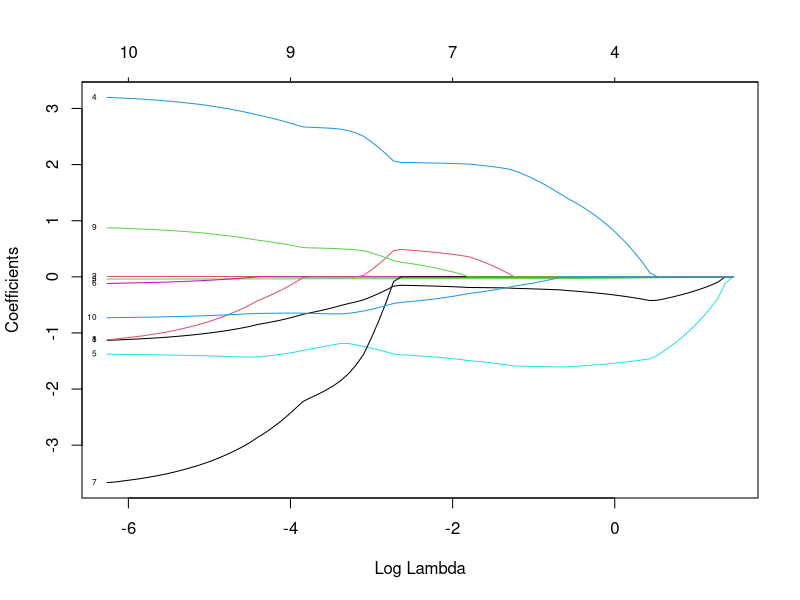
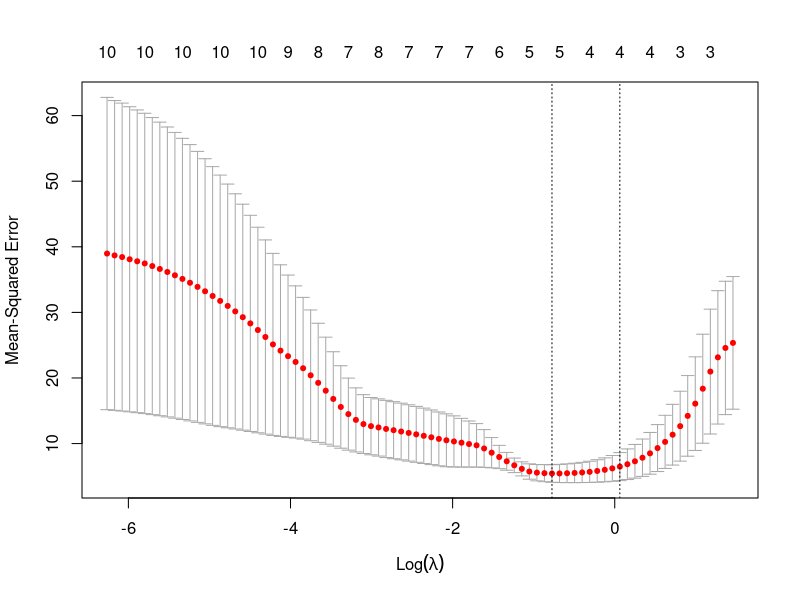
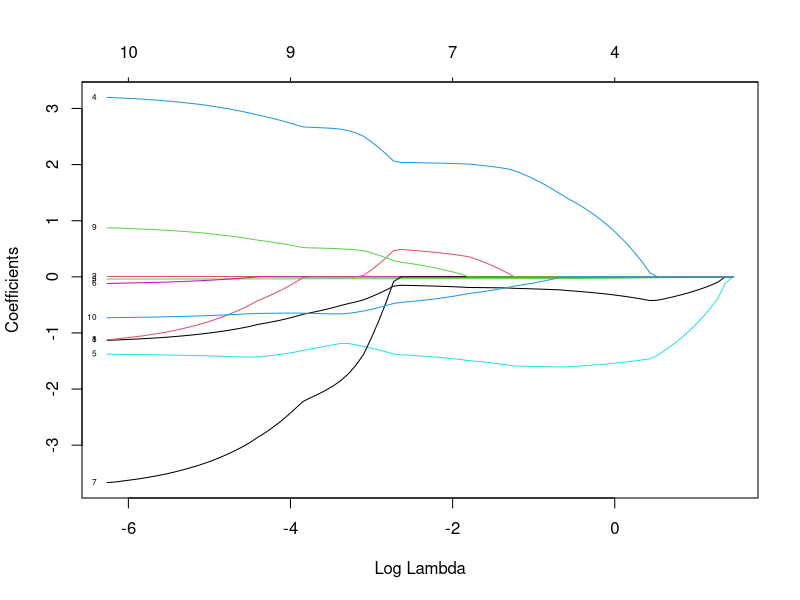

Recreate these plots in R, in order.
###################################################################
### When does the order of the factors in AN(C)OVA model matter? ## 
###################################################################

### the order of factors does not matter in ANOVA with balanced design
y=rnorm(8) # some fictive response variable
f1=factor(c(1,1,1,1,2,2,2,2)) # factor f1 
f2=factor(c(1,2,3,4,1,2,3,4)) # factor f2
mod1=lm(y~f1+f2)
mod2=lm(y~f2+f1) # change the order of factors in the model formula
anova(mod1) # balanced design for anova
anova(mod2) # order of factors doesn't matter

### the order of factors in ANOVA matters when design is unbalanced
f1=factor(c(1,1,1,1,2,2,2,2)) # factor f1 
f2a=factor(c(1,2,3,1,2,3,1,2)) # new factor f2, leading to unbalanced design  
mod3=lm(y~f1+f2a) # the same MeanSq for f1 as in anova(lm(y~f1)) 
mod4=lm(y~f2a+f1) # unbalanced additive anova
anova(mod3) # the p-value for f2 (second factor in the formula) is correct
anova(mod4) # the p-value for f1 *second factor in the formula) is correct
## we see that the order of factors in unbalance anova matters
# for mod3: the first line f1 is test omega1(f1) within Omega(f1+f2) 
# the second line f2a is the test omega2(f2\f1) within Omega(f1+f2)
# the second line f2a is the right test for f2, with f1 taken into account 
# for unbalanced designs omega2(f2\f1) is not the same as omega2(f2)
# the best way to perform the test for f2 is 
modf1=lm(y~f1); anova(modf1,mod3) # or anova(modf1,mod4) 

### the order of factors in ANCOVA matters 
x3=rnorm(8,0.2,0.8)
mod1a=lm(y~f1+f2+x3) # x3 is last when testing for the relevance of x3
mod2a=lm(y~x3+f1+f2) # f2 is last when testing for the relevance of f2
# the p-values for f1, f2 and x3 are different for mod1a and mod2a
anova(mod1a) # although the design is balanced
anova(mod2a) # the order of factors matters in ancova

# the same relevant p-values can be derived by testing submodels within 
# the full model. The relevant p-value for x3  
mod1b=lm(y~f1+f2) # submodel (without x3) of the model mod1a=lm(y~f1+f2+x3)
anova(mod1b,mod1a) # relevant p-value for x3, anova(mod1b,mod2a) gives the same
# the relevant p-value for f2  
mod2b=lm(y~f1+x3) # create submodel without f2 inside mod2a=lm(y~x3+f1+f2)
anova(mod2b,mod2a) # relevant p-value for f2, anova(mod2b,mod1a) gives the same
# to get all these relevant p-values at once, just run 
drop1(mod1a,test="F") # this works for all the models anova,ancova

## Conclusions:
## order of factors does not matter in anova with balanced design
## order of factors in anova matters when design is unbalanced
## order of factors in ancova matters 


#######################################################################
##### Lasso for the data set mtcars (show this one at the lecture) #####
########################################################################

mtcars # dataset mtcars: mpg is the response
x=as.matrix(mtcars[,-1])
y=mtcars[,1]

train=sample(1:nrow(x),0.67*nrow(x)) # train by using 2/3 of the x rows 
x.train=x[train,]; y.train=y[train]  # data to train
x.test=x[-train,]; y.test = y[-train] # data to test the prediction quality

# Prediction by using the linear model
# first fit linear model on the train data
lm.model=lm(mpg~cyl+disp+hp+drat+wt+qsec+vs+am+gear+carb,data=mtcars,subset=train)
y.predict.lm=predict(lm.model,newdata=mtcars[-train,]) # predict for the test rows
mse.lm=mean((y.test-y.predict.lm)^2); mse.lm # prediction quality by the linear model

# Now apply lasso for selecting the variables and prediction 
library(glmnet) 
lasso.model=glmnet(x.train,y.train,alpha=1) # alpha=1 for lasso
#more options: standardize=TRUE, intercept=FALSE,nlambda=1000
lasso.cv=cv.glmnet(x.train,y.train,alpha=1,type.measure="mse",nfolds=5)
# option nfolds=5 means 5-fold cross validation. By default, the method 
# performs 10-fold cross validation to choose the best lambda.
# plots
plot(lasso.model,label=T,xvar="lambda") #standardize=T,type.coef="2norm",xvar="norm") "coef"
#plot(lasso.cv$glmnet.fit,xvar="lambda",label=T) # the same plot
plot(lasso.cv) 
plot(lasso.cv$glmnet.fit,xvar="lambda",label=T)
# With label="T" in plot commando you see which curve corresponds 
# to which coefficients. The glmnet plot above shows the shrinkage of 
# the lasso coefficients as you move from the right to the left, 
# but unfortunately, it is not clearly labelled. 
# Lasso contrasts with ridge regression, which flattens out 
# everything, but does not zero out any of the regression coefficients.

lambda.min=lasso.cv$lambda.min; lambda.1se=lasso.cv$lambda.1se; 
lambda.min; lambda.1se # best lambda by cross validation
coef(lasso.model,s=lasso.cv$lambda.min) # cyl,hp,wt,am and carb are relevant
coef(lasso.model,s=lasso.cv$lambda.1se) # only cyl,hp and wt are releveant

# lambda.min is the value of lambda that gives minimum mean cross-validated 
# error. The other lambda saved is lambda.1se, which gives the most regularized 
# (reduced) model such that error is within one standard error of the minimum. 

lasso.pred1=predict(lasso.model,s=lambda.min,newx=x.test) 
lasso.pred2=predict(lasso.model,s=lambda.1se,newx=as.matrix(x.test))
mse1.lasso=mean((y.test-lasso.pred1)^2); mse1.lasso
mse2.lasso=mean((y.test-lasso.pred2)^2); mse2.lasso

# By default, the glmnet function standardizes all the independent 
# variables, but here the dependent variable can also be standardized 
# by the function standardize=function(x){(x-mean(x))/sd(x)}).
# Then one may want tomomit the intercept in the lm and glmnet models, 
# because all the variables have already been standardized to a zero mean. 
############## end of the example mtcars #############################

